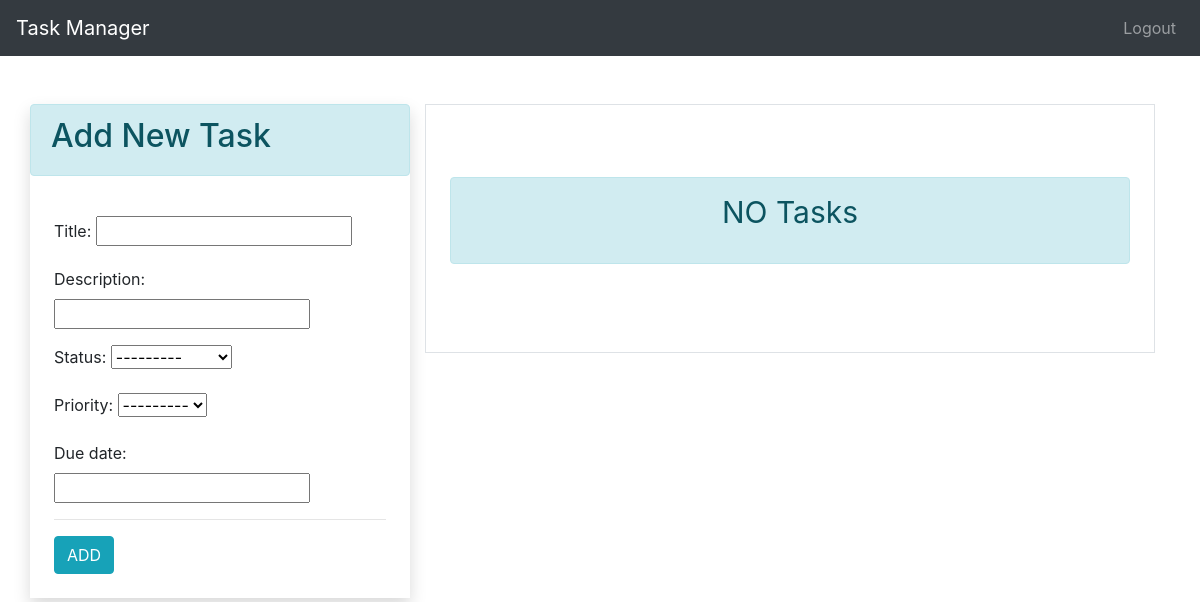
Before: / (signed in) with the older database file.
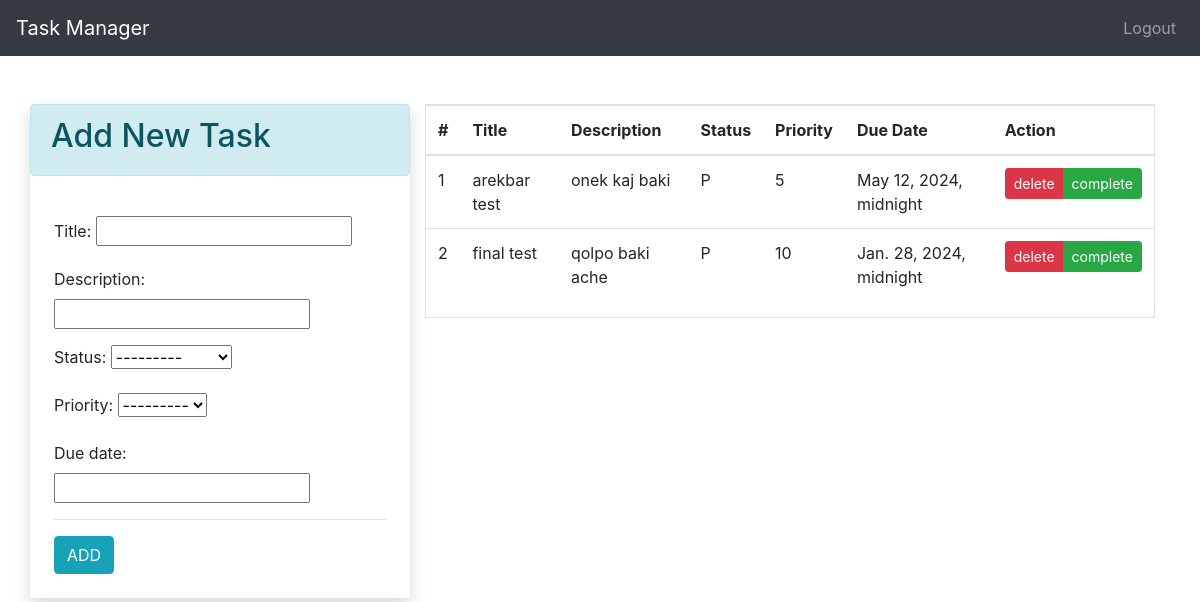
After: the same page with the newer database file.
### tasks/models.py (models this page shows)
class Tasks(models.Model):
    status_choices=[
        ('C', 'COMPLETED'),
        ('P', 'PENDING')
    ]
    priority_choices=[
        ('5', 'Normal'),
        ('10', 'High')
    ]
    title = models.CharField(max_length=20)
    description = models.CharField(max_length=20)
    status = models.CharField(max_length=2, choices = status_choices)
    user = models.ForeignKey(User , on_delete = models.CASCADE)
    priority = models.CharField(max_length=2, choices = priority_choices)
    create_date = models.DateTimeField(auto_now_add=True)
    due_date = models.DateTimeField()

### tasks/views.py (the view)
# urls.py: 2. Add a URL to urlpatterns:  path('', views.home, name='home')
@login_required(login_url='login')
def home(request):
        if request.user.is_authenticated:
            user = request.user
            form=TasksForm()
            tasks = Tasks.objects.filter(user = user)
            context={
                "form":form,
                "tasks":tasks
            }
            return render(request, 'index.html', context)

### tasks/forms.py
class TasksForm(ModelForm):
    class Meta:
        model=Tasks
        fields =['title', 'description', 'status', 'priority', 'due_date']

### tasks/templates/index.html
{% extends "base.html" %} {% block content %}
<div>
  <div class="container pt-4">
    <div class="row p-0 mt-4">
      <div class="col-lg-4 mx-auto shadow p-0">
        <div class="alert alert-info">
          <h2>Add New Task</h2>
        </div>
        <div class="p-4">
          <form action="/add-task" method="POST">
            {% csrf_token %} {{ form.as_p }}
            <hr />
            <input type="submit" value="ADD" class="btn btn-info" />
          </form>
        </div>
      </div>
      <div class="col">
        <div class="border">
          {% if tasks|length == 0 %}
          <div class="p-4">
            <br />
            <br />
            <div class="alert alert-info text-center">
              <p class="" style="font-size: 30px">NO Tasks</p>
            </div>
            <br />
            <br />
          </div>
          {% else %}
          <div>
            <table class="table">
              <thead>
                <tr>
                  <th>#</th>
                  <th>Title</th>
                  <th>Description</th>
                  <th>Status</th>
                  <th>Priority</th>
                  <th>Due Date</th>
                  <th>Action</th>
                </tr>
              </thead>
              <tbody>
                {% for task in tasks %}
                <tr>
                  <td>{{ forloop.counter }}</td>
                  <td>{{ task.title }}</td>
                  <td>{{ task.description }}</td>
                  <td>{{ task.status }}</td>
                  <td>{{ task.priority }}</td>
                  <td>{{ task.due_date }}</td>
                  <td>
                    <div class="btn-group">
                      <a href="delete-task/{{ task.id }}" class="btn btn-sm btn-danger">
                        delete
                      </a>
                      {% if task.status == 'P' %}
                      <a href="change-status/{{ task.id }}/C" class="btn btn-sm btn-success">
                        complete
                      </a>
                      {% else %}
                      <a href="change-status/{{ task.id }}/P" class="btn btn-sm btn-warning">
                        pending
                      </a>
                      {% endif %}
                    </div>
                  </td>
                </tr>
                {% endfor %}
              </tbody>
            </table>
          </div>
          {% endif %}
        </div>
      </div>
    </div>
  </div>
</div>
{% endblock content %}

### tasks/templates/base.html (shortened to what this page needs)
<!DOCTYPE html>
<html lang="en">
  <head>
    <link
      rel="stylesheet"
      href="https://cdn.jsdelivr.net/npm/bootstrap@4.4.1/dist/css/bootstrap.min.css"
    />
  </head>
  <body>
    <nav class="navbar navbar-expand-lg navbar-dark bg-dark">
      <a class="navbar-brand" href="/">Task Manager</a>
      <div class="collapse navbar-collapse" id="navbarNavDropdown">
        <ul class="navbar-nav ml-auto">
            {% if request.user.is_authenticated %}
          <li class="nav-item">
            <a class="nav-link" href="/logout">Logout</a>
          </li>
          {% endif %}
        </ul>
      </div>
    </nav>
    <div>
        {% block content %}
        {% endblock content %}
    </div>
  </body>
</html>

Changed rows visible on the page:
added Tasks: title "arekbar test", description "onek kaj baki", status "P", priority "5", due_date "May 12, 2024, midnight"
added Tasks: title "final test", description "qolpo baki ache", status "P", priority "10", due_date "Jan. 28, 2024, midnight"
Other visible differences:
text no longer shown: "NO Tasks"
text now shown: "# Title Description Status Priority Due Date Action"
